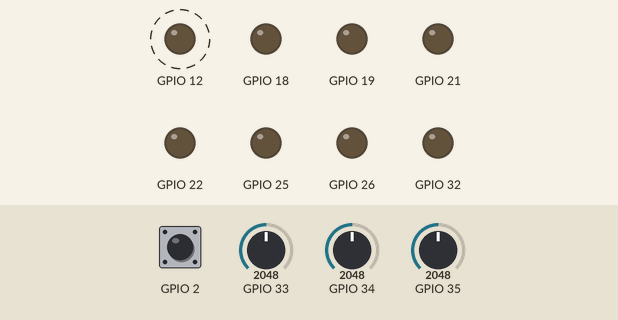
This sketch was run on a simulated ESP32. Parts: output pins drawn as LEDs (lit = HIGH). Dashed ring = blinking. Inputs (shaded band) come from the test bench; at power-on: GPIO 35 = 2048, GPIO 2 HIGH, GPIO 33 = 2048, GPIO 34 = 2048. WiFi joins after 1.5 s; servers stay silent unless stated; no MQTT or app messages arrive unless stated; what the sketch prints to the serial monitor is not drawn.

Above: at 2.7 s.
2.8 s: GPIO 35 set to 2225
At 3.5 s:
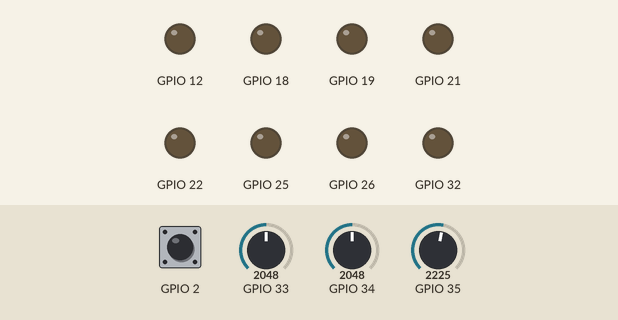
4.3 s: GPIO 35 set to 2047
At 5.1 s:
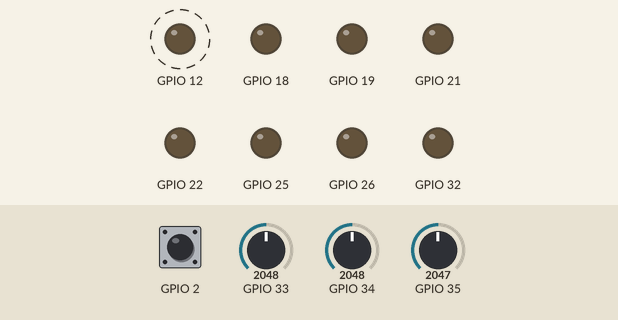
10.9 s: GPIO 35 set to 2866
At 11.6 s:
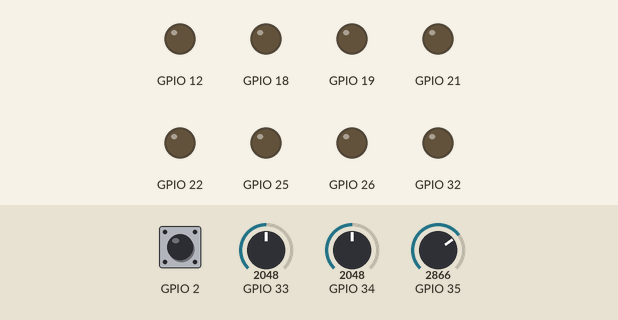
12.4 s: GPIO 35 set to 1228
At 13.2 s:
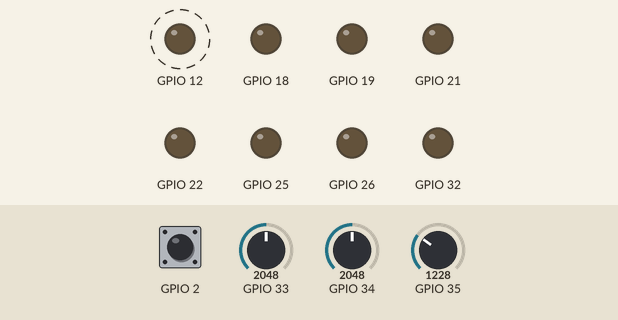
Timing chart, 0 to 16.7 s (numbered marks = the images above; inputs shaded):
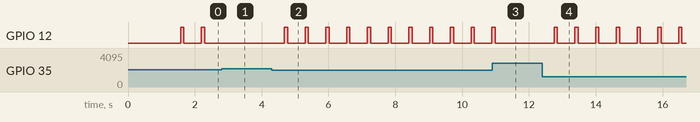

The sketch:

SmartHome_Arduino.ino
```cpp
#include <WiFi.h>
#include <PubSubClient.h>
#include <ArduinoJson.h>
WiFiClient client;
PubSubClient mqtt(client);
DynamicJsonDocument docs(1024);
DynamicJsonDocument docs1(1024);  // doc for serialize
DynamicJsonDocument docd(1024);   // doc for de-serialize
char output[255];
char output2[255];
char input[255];


// MyData dataToStore;
#define WIFI_STA_NAME "SilverIcePhone"
#define WIFI_STA_PASS "0944091100Aa"
#define MQTT_SERVER "119.59.99.155"
#define MQTT_PORT 8883
#define MQTT_USERNAME ""
#define MQTT_PASSWORD ""
#define MQTT_NAME "B6303754_dv"
void setup() {
  Serial.begin(115200);
  // xTaskCreate(&task1, "Task 1", 2048, NULL, 5, NULL);
  pinMode(19, OUTPUT);
  pinMode(18, OUTPUT);
  pinMode(26, OUTPUT);
  pinMode(12, OUTPUT);
  ledcSetup(0, 5000, 8);
  ledcAttachPin(25, 0);
  ledcSetup(2, 5000, 8);
  ledcAttachPin(22, 2);
  ledcSetup(4, 5000, 8);
  ledcAttachPin(32, 4);
  ledcSetup(6, 5000, 8);
  ledcAttachPin(21, 6);
  // xTaskCreate(&task1, "Task 1", 2048, NULL, 5, NULL);
  WiFi.mode(WIFI_STA);
  WiFi.begin(WIFI_STA_NAME, WIFI_STA_PASS);
  while (WiFi.status() != WL_CONNECTED) {
    delay(500);
    Serial.print(".");
    digitalWrite(2, !digitalRead(2));
  }
  digitalWrite(2, HIGH);
  Serial.println("");
  Serial.println("WiFi connected");
  Serial.println("IP address: ");
  Serial.println(WiFi.localIP());
  mqtt.setServer(MQTT_SERVER, MQTT_PORT);
  mqtt.setCallback(callback);
}

void callback(char *topic, byte *payload, unsigned int length) {
  String getload;
  String loadchar;
  // String sts;
  deserializeJson(docd, payload, length);
  serializeJson(docd, getload);
  Serial.println(getload);
  for (int i = 0; i < getload.length(); i++) {
    if (getload.charAt(i) == ':') {
      break;
    }
    if (getload.charAt(i) != '{' && getload.charAt(i) != '"') {
      loadchar += getload.charAt(i);
    }
  }
  Serial.println(loadchar);
  String sts = docd["" + loadchar + ""];
  if (loadchar == "bed") {
    if (sts == "ON") {
      digitalWrite(19, 1);
    } else if (sts == "OFF") {
      digitalWrite(19, 0);
    }
  }
  if (loadchar == "liv") {
    if (sts == "ON") {
      digitalWrite(18, 1);
      // Serial.println("Hello");
    } else if (sts == "OFF") {
      digitalWrite(18, 0);
    }
  }
  if (loadchar == "kitchen") {
    if (sts == "ON") {
      digitalWrite(26, 1);
    } else if (sts == "OFF") {
      digitalWrite(26, 0);
    }
  }
  if (loadchar == "fan") {
    int pwm = map(sts.toInt(), 0, 100, 0, 255);
    Serial.println("pwm = "+String(pwm)+"");
    ledcWrite(0, pwm);
  }
  if (loadchar == "R") {
    int pwm = sts.toInt();
    Serial.println("R = "+String(pwm)+"");
    ledcWrite(2, pwm);
  }
  if (loadchar == "G") {
    int pwm = sts.toInt();
    Serial.println("R = "+String(pwm)+"");
    ledcWrite(4, pwm);
  }
  if (loadchar == "B") {
    int pwm = sts.toInt();
    Serial.println("R = "+String(pwm)+"");
    ledcWrite(6, pwm);
  }
}

// void task1(void *pvParameters) {
//   while (true) {
//     docs["temp"] = random(25, 27);
//     docs["humid"] = random(65, 75);
//     docs["PM"] = random(10, 35);
//     docs["db"] = random(50, 60);
//     serializeJson(docs, output);
//     mqtt.publish("/test/py", output);
//     vTaskDelay(5000);
//     docs1["electric"] = random(200, 240);
//     docs1["water"] = random(1,3);
//     serializeJson(docs1, output2);
//     mqtt.publish("test2/influx", output2);
//     Serial.println("Mqtt2 send");
//     vTaskDelay(5000);
//   }
// }

void loop() {

  if (mqtt.connected() == false) {
    Serial.print("MQTT connection... ");
    if (mqtt.connect(MQTT_NAME, MQTT_USERNAME, MQTT_PASSWORD)) {
      Serial.println("connected");
      mqtt.subscribe("smarthome/fan");
    } else {
      Serial.println("failed");
      delay(1000);
    }
  } else {
    mqtt.loop();
    int temp = map(analogRead(33), 0, 4095, 35, 20);
    delay(10);
    int humid = map(analogRead(34), 0, 4095, 70, 40);
    delay(10);
    int co2 = map(analogRead(35),0 ,4095, 1000, 50 );
    if(co2>=500){
      digitalWrite(12,1);
    }
    else{
      digitalWrite(12,0);
    }
    delay(100);
    docs["temp"] = temp;
    docs["humid"] = humid;
    docs["co2"] = co2;
    serializeJson(docs, output);
    mqtt.publish("smarthome/sensor", output);
    digitalWrite(12,0);
    delay(500);
    // docs["temp"] = (random(2500, 2700) / 100.0);
    // docs["humid"] = (random(6500, 7500) / 100.0);
    // docs["do0"] = (random(700, 900) / 100.0);
    // docs["do1"] = (random(500, 600) / 100.0);
    // docs["do2"] = (random(300, 400) / 100.0);
    // serializeJson(docs, output);
    // mqtt.publish("v1/devices/me/telemetry", output);
    // delay(5000);
  }
}
```

Measured:
- the behaviour switches between 2159 and 2160 on GPIO 35 (found by bisection; images 0 and 1)
- after the input at 2.8 s, GPIO 12: stops changing and stays LOW
- after the input at 4.3 s, GPIO 12: alternates HIGH for 0.10 s and LOW for 0.52 s, starting after 0.38 s
- after the input at 10.9 s, GPIO 12: goes on until 11.0 s, then stays LOW
- after the input at 12.4 s, GPIO 12: alternates HIGH for 0.10 s and LOW for 0.52 s, starting after 0.35 s
- by itself, GPIO 12: alternates HIGH for 0.10 s and LOW for 0.52 s
